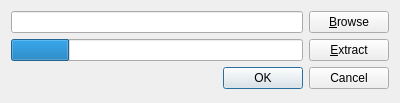
<?xml version="1.0" encoding="UTF-8"?>
<ui version="4.0">
 <class>dbCreator</class>
 <widget class="QDialog" name="dbCreator">
  <property name="geometry">
   <rect>
    <x>0</x>
    <y>0</y>
    <width>400</width>
    <height>103</height>
   </rect>
  </property>
  <property name="minimumSize">
   <size>
    <width>400</width>
    <height>103</height>
   </size>
  </property>
  <property name="maximumSize">
   <size>
    <width>400</width>
    <height>103</height>
   </size>
  </property>
  <property name="windowTitle">
   <string>Database Creator</string>
  </property>
  <layout class="QGridLayout" name="gridLayout">
   <item row="3" column="0">
    <widget class="QDialogButtonBox" name="btnBox">
     <property name="orientation">
      <enum>Qt::Horizontal</enum>
     </property>
     <property name="standardButtons">
      <set>QDialogButtonBox::Cancel|QDialogButtonBox::Ok</set>
     </property>
    </widget>
   </item>
   <item row="0" column="0">
    <layout class="QHBoxLayout" name="brsLayout">
     <item>
      <widget class="QLineEdit" name="input"/>
     </item>
     <item>
      <widget class="QPushButton" name="brsBtn">
       <property name="text">
        <string>&amp;Browse</string>
       </property>
      </widget>
     </item>
    </layout>
   </item>
   <item row="2" column="0">
    <layout class="QHBoxLayout" name="extLayout">
     <item>
      <widget class="QProgressBar" name="prgBar">
       <property name="value">
        <number>20</number>
       </property>
       <property name="textVisible">
        <bool>false</bool>
       </property>
      </widget>
     </item>
     <item>
      <widget class="QPushButton" name="extBtn">
       <property name="text">
        <string>&amp;Extract</string>
       </property>
      </widget>
     </item>
    </layout>
   </item>
  </layout>
 </widget>
 <resources/>
 <connections>
  <connection>
   <sender>btnBox</sender>
   <signal>accepted()</signal>
   <receiver>dbCreator</receiver>
   <slot>accept()</slot>
   <hints>
    <hint type="sourcelabel">
     <x>248</x>
     <y>254</y>
    </hint>
    <hint type="destinationlabel">
     <x>157</x>
     <y>274</y>
    </hint>
   </hints>
  </connection>
  <connection>
   <sender>btnBox</sender>
   <signal>rejected()</signal>
   <receiver>dbCreator</receiver>
   <slot>reject()</slot>
   <hints>
    <hint type="sourcelabel">
     <x>316</x>
     <y>260</y>
    </hint>
    <hint type="destinationlabel">
     <x>286</x>
     <y>274</y>
    </hint>
   </hints>
  </connection>
 </connections>
</ui>
